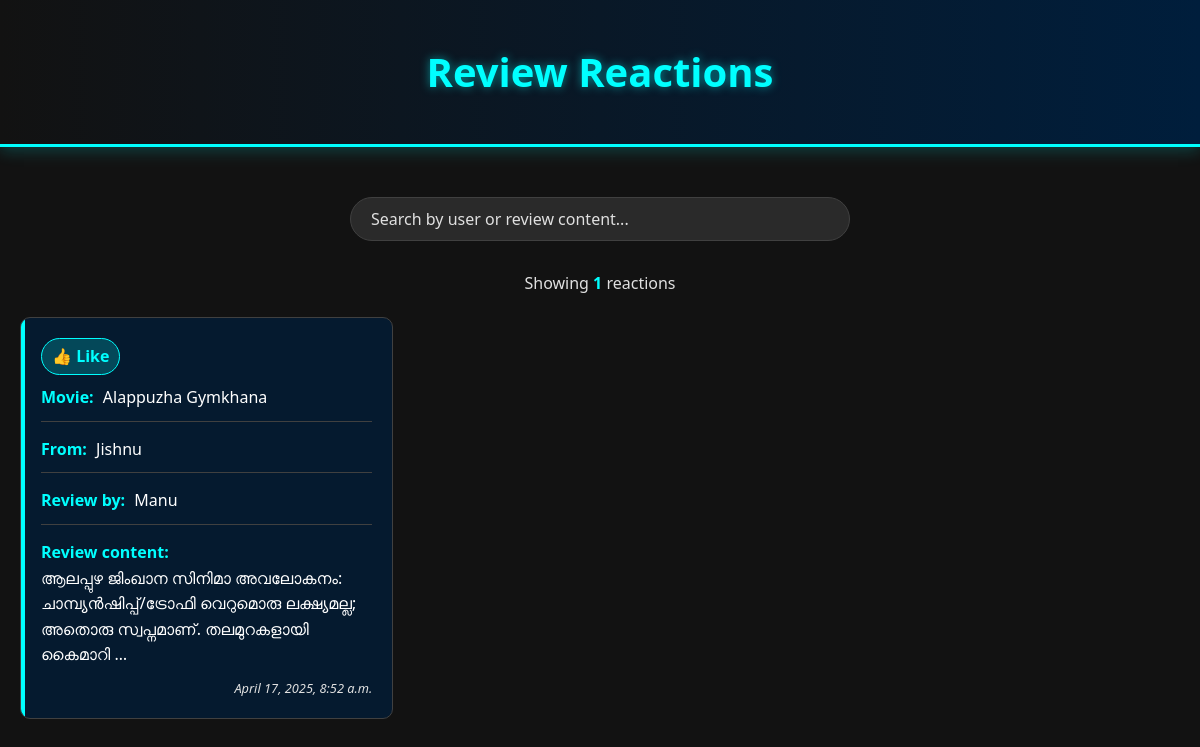
The page /view_review_reactions/ on the database its author committed.
### cinemaapp/models.py (models this page shows)
class ReviewLike(models.Model):
    LIKE = 'like'
    DISLIKE = 'dislike'
    REACTION_CHOICES = [
        (LIKE, 'Like'),
        (DISLIKE, 'Dislike'),
    ]
    review = models.ForeignKey(Review, on_delete=models.CASCADE, related_name='reactions')
    user = models.ForeignKey(Register, on_delete=models.CASCADE)
    reaction_type = models.CharField(max_length=10, choices=REACTION_CHOICES)
    created_at = models.DateTimeField(auto_now_add=True)
    class Meta:
        unique_together = ['review', 'user']

class Review(models.Model):
    movie=models.ForeignKey(Movie, on_delete=models.CASCADE)
    user=models.ForeignKey(Register, on_delete=models.CASCADE)
    rating=models.IntegerField()
    comment=models.TextField()
    created_at=models.DateTimeField(auto_now_add=True)

class Movie(models.Model):
    title=models.CharField(max_length=100)
    director=models.CharField(max_length=50)
    release_date=models.DateField()
    duration=models.CharField(max_length=80)
    language=models.CharField(max_length=200)
    genre=models.CharField(max_length=50)
    description=models.TextField()
    trailer_link=models.URLField()
    poster=models.ImageField(upload_to='movie_posters/')

class Register(models.Model):
    name=models.CharField(max_length=30)
    email=models.EmailField(unique=True)
    phone=models.IntegerField()
    password=models.CharField(max_length=50)

### cinemaapp/views.py (the view)
# urls.py: path('view_review_reactions/', views.view_review_reactions, name='view_review_reactions'),
def view_review_reactions(request):
    reactions = ReviewLike.objects.all()
    return render(request,'view_review_reactions.html', {'reactions':reactions})

### cinemaapp/templates/view_review_reactions.html (shortened to what this page needs)
<!DOCTYPE html>
<html lang="en">
<head>
</head>
<body>
    <header>
        <div class="container">
            <h1>Review Reactions</h1>
        </div>
    </header>
    <div class="container">
        <div class="search-bar">
            <input type="text" class="search-input" id="searchInput" placeholder="Search by user or review content...">
        </div>
        <div class="counter">
            Showing <span class="highlight" id="count">{{ reactions|length }}</span> reactions
        </div>
        {% if reactions %}
        <div class="reactions-grid" id="reactionsGrid">
            {% for reaction in reactions %}
            <div class="reaction-card">
                <div class="reaction-type {% if reaction.reaction_type == 'like' %}reaction-like{% else %}reaction-dislike{% endif %}">
                    {% if reaction.reaction_type == 'like' %}👍 Like{% else %}👎 Dislike{% endif %}
                </div>
                <div class="user-info">
                    <span class="label">Movie:</span>
                    <span>{{ reaction.review.movie.title }}</span>
                </div>
                <div class="user-info">
                    <span class="label">From:</span>
                    <span>{{ reaction.user.name }}</span>
                </div>
                <div class="review-info">
                    <span class="label">Review by:</span>
                    <span>{{ reaction.review.user.name }}</span>
                </div>
                <div class="review-content">
                    <span class="label">Review content:</span>
                    <p>{{ reaction.review.comment|truncatechars:100 }}</p>
                </div>
                <div class="timestamp">
                    {{ reaction.created_at|date:"F j, Y, g:i a" }}
                </div>
            </div>
            {% endfor %}
        </div>
        {% else %}
        <div class="empty-state">
            <p>No reactions found. Be the first to react to a review!</p>
        </div>
        {% endif %}
    </div>
</body>
</html>

### cinemaapp/templates/view_review_reactions.html (style rules this page uses)
:root { --black: #121212; --electric-blue: #00FFFF; --dark-blue: #001e3c; --light-gray: #e0e0e0; --medium-gray: #404040; }
* { margin: 0; padding: 0; box-sizing: border-box; font-family: 'Segoe UI', Tahoma, Geneva, Verdana, sans-serif; }
body { background-color: var(--black); color: white; line-height: 1.6; }
.container { width: 100%; max-width: 1200px; margin: 0 auto; padding: 20px; }
header { background: linear-gradient(90deg, var(--black), var(--dark-blue)); padding: 20px 0; border-bottom: 3px solid var(--electric-blue); margin-bottom: 30px; box-shadow: 0 4px 15px rgba(0, 255, 255, 0.2); }
h1 { text-align: center; color: var(--electric-blue); font-size: 2.5rem; text-shadow: 0 0 10px rgba(0, 255, 255, 0.5); }
.reactions-grid { display: grid; grid-template-columns: repeat(auto-fill, minmax(300px, 1fr)); gap: 20px; }
.reaction-card { background-color: rgba(0, 30, 60, 0.7); border-radius: 10px; padding: 20px; transition: transform 0.3s, box-shadow 0.3s; border: 1px solid var(--medium-gray); position: relative; overflow: hidden; }
.reaction-card::before { content: ''; position: absolute; top: 0; left: 0; width: 4px; height: 100%; background-color: var(--electric-blue); }
.reaction-type { display: inline-block; padding: 5px 10px; border-radius: 20px; font-weight: bold; margin-bottom: 10px; }
.reaction-like { background-color: rgba(0, 255, 255, 0.2); color: var(--electric-blue); border: 1px solid var(--electric-blue); }
.user-info, .review-info { margin-bottom: 15px; padding-bottom: 10px; border-bottom: 1px solid var(--medium-gray); }
.label { color: var(--electric-blue); font-weight: bold; margin-right: 5px; }
.timestamp { color: var(--light-gray); font-size: 0.8rem; text-align: right; margin-top: 10px; font-style: italic; }
.search-bar { margin-bottom: 30px; display: flex; justify-content: center; }
.search-input { background-color: rgba(255, 255, 255, 0.1); border: 1px solid var(--medium-gray); border-radius: 25px; padding: 10px 20px; width: 100%; max-width: 500px; color: white; font-size: 1rem; transition: all 0.3s; }
.search-input::placeholder { color: var(--light-gray); }
.counter { text-align: center; margin-bottom: 20px; color: var(--light-gray); }
.highlight { color: var(--electric-blue); font-weight: bold; }

### rows shown on the page
ReviewLike: reaction_type "👍 Like", review.movie "Alappuzha Gymkhana", user.name "Jishnu", review.user.name "Manu", review.comment "ആലപ്പുഴ ജിംഖാന സിനിമാ അവലോകനം: ചാമ്പ്യൻഷിപ്പ്/ട്രോഫി വെറുമൊരു ലക്ഷ്യമല്ല; അതൊരു സ്വപ്നമാണ്. തലമുറകളായി കൈമാറി …", created_at "April 17, 2025, 8:52 a.m."

### other values the page prints
{{ reactions|length }} "1"
